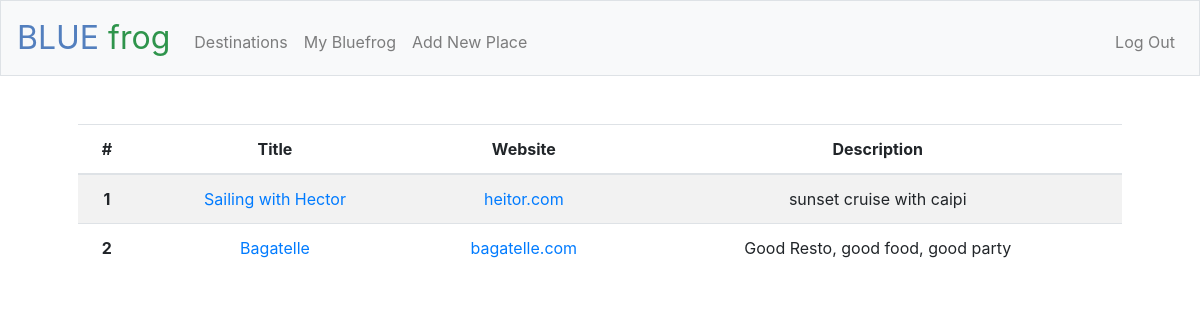
Page /destination/GIG (signed in) on the committed database.
### tables this page shows
CREATE TABLE places (id INTEGER PRIMARY KEY AUTOINCREMENT NOT NULL, title TEXT NOT NULL, dest_id INTEGER NOT NULL, url TEXT, email TEXT, phone TEXT, description TEXT, public BOOLEAN, 'timestamp' TIMESTAMP DEFAULT CURRENT_TIMESTAMP NOT NULL, FOREIGN KEY(dest_id) REFERENCES destinations(id));

### app.py (the view)
@app.route("/destination/<iata>")
@login_required
def destination(iata):
    destination = db.execute("SELECT * FROM destinations WHERE iata = :iata", iata = iata)
    dest_id = destination[0]["id"]
    place_list = db.execute("SELECT id, title, url, description FROM places WHERE dest_id = :dest_id", dest_id = dest_id)
    print(place_list)
    return render_template("destination.html", place_list = place_list, iata = iata)

### app.py (called while the page is built)
@app.after_request
def after_request(response):
    response.headers["Cache-Control"] = "no-cache, no-store, must-revalidate"
    response.headers["Expires"] = 0
    response.headers["Pragma"] = "no-cache"
    return response

### helpers.py (called while the page is built)
def login_required(f):
    @wraps(f)
    def decorated_function(*args, **kwargs):
        if session.get("user_id") is None:
            return redirect("/login")
        return f(*args, **kwargs)
    return decorated_function

### templates/destination.html (shortened to what this page needs)
{% extends "layout.html" %}
{% block main %}
<table class="table table-striped">
  <thead>
    <tr>
      <th scope="col">#</th>
      <th scope="col">Title</th>
      <th scope="col">Website</th>
      <th scope="col">Description</th>
    </tr>
  </thead>
<tbody>
  {% for place in place_list %}
  <tr>
    <th scope="row">{{ loop.index }}</th>
    <td><a href={{ url_for('place', place_id=place["id"]) }}>{{ place["title"] }}</a></td>
    <td><a href={{ place["url"] }}>{{ place["url"] }}</a></td>
    <td>{{ place["description"] }}</td>
  </tr>
  {% endfor %}
</tbody>
</table>
{% endblock %}

### rows in the picture
places: title "Sailing with Hector", url "heitor.com", description "sunset cruise with caipi"
places: title "Bagatelle", url "bagatelle.com", description "Good Resto, good food, good party"
